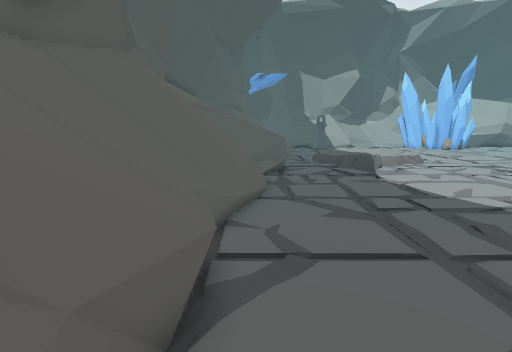
View 1 (above)

24 first-person views from a walk through a 3-D level made in the Unity game engine. The camera is 1.3 m above the floor, tilts 10° down and sees 85° across. The floor is counted in squares, 0.5 m on a side. Each view is taken from the middle of a square. On the plan, view 1 faces up. The plan holds only what a view shows up to about 19 squares ahead; the rest is blank. The place goes on beyond the plan.

View 2
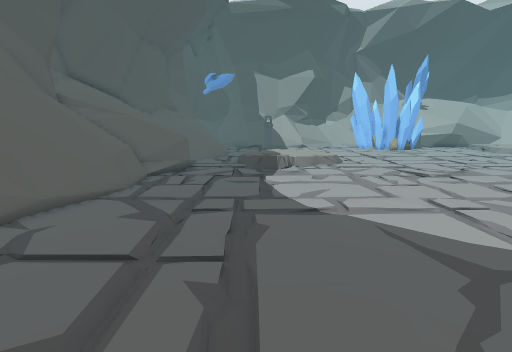

View 3
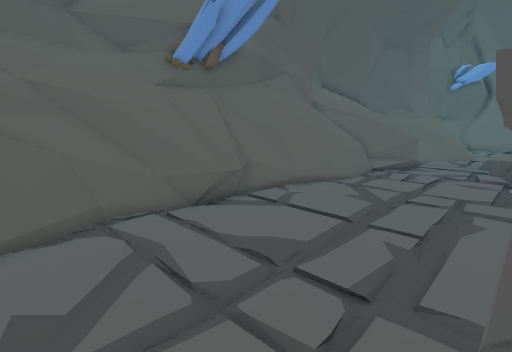

View 4
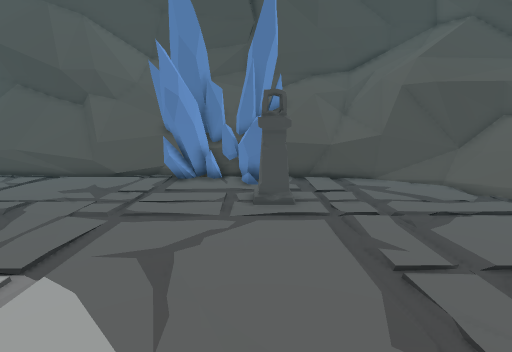

View 5
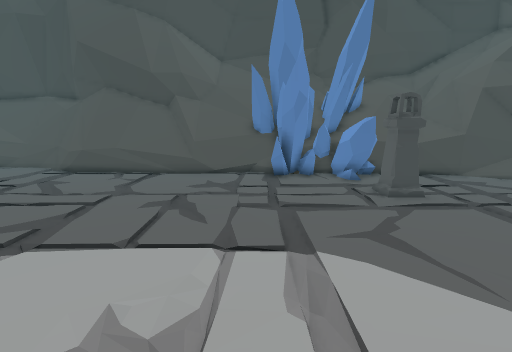

View 6
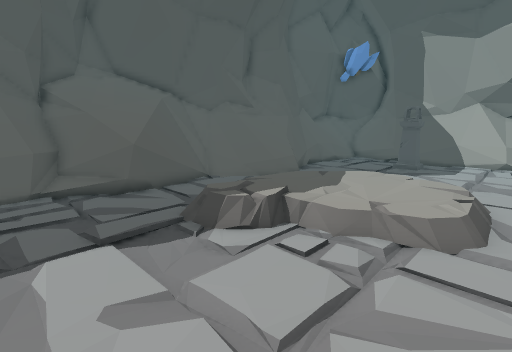

View 7
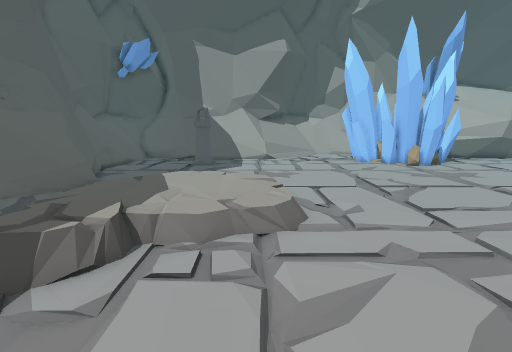

View 8
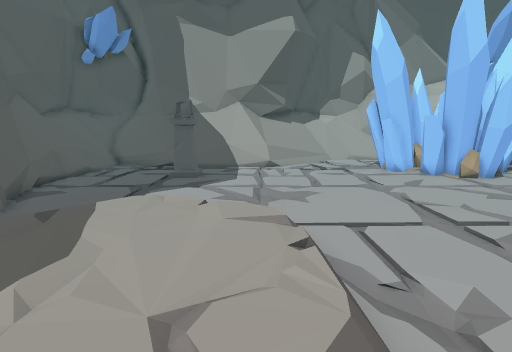

View 9
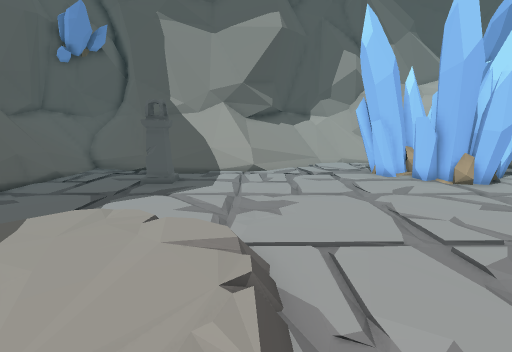

View 10
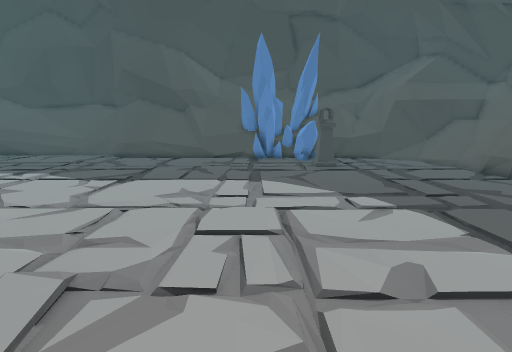

View 11
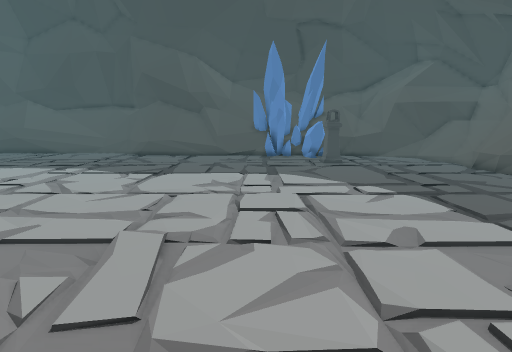

View 12
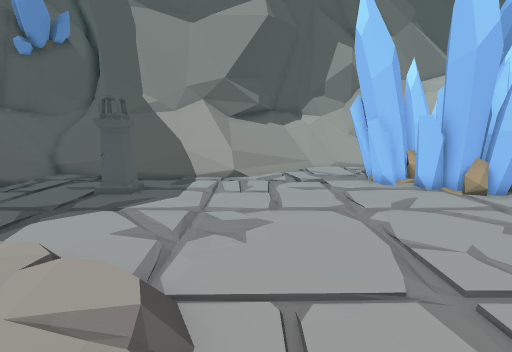

View 13
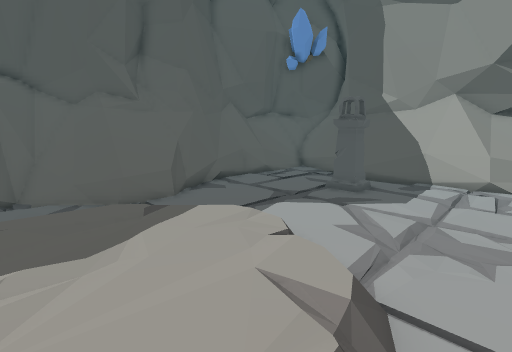

View 14
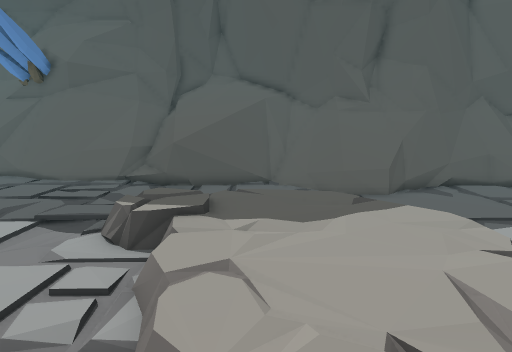

View 15
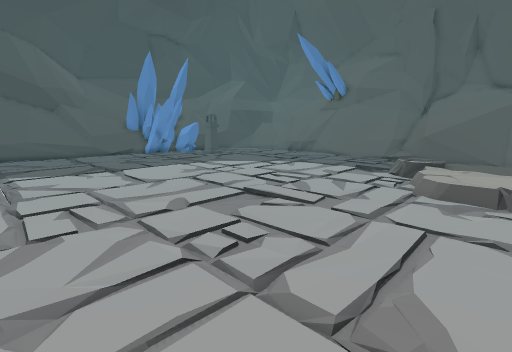

View 16
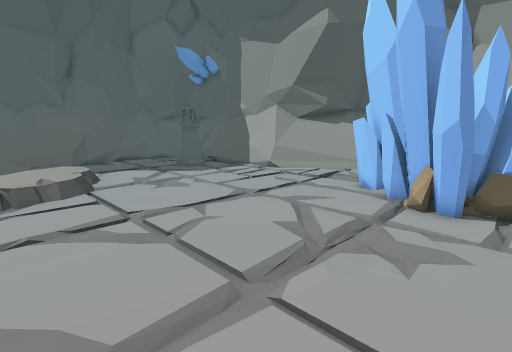

View 17
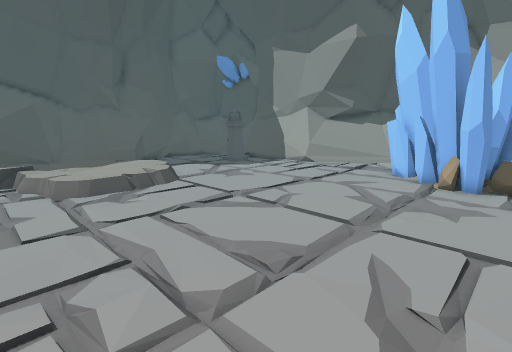

View 18
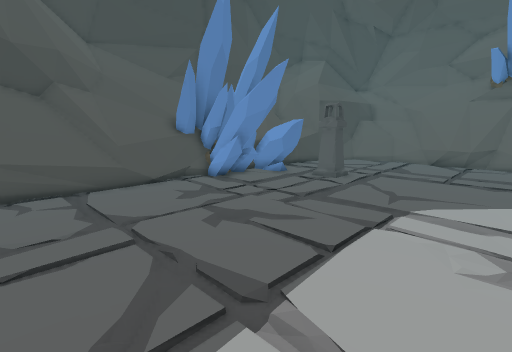

View 19
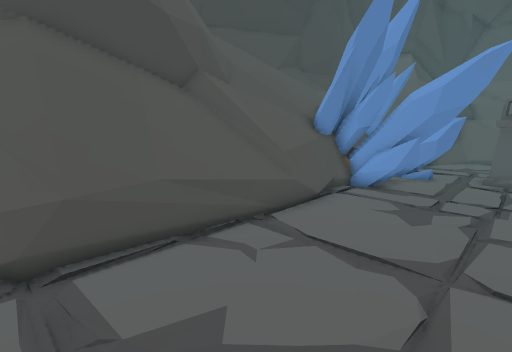

View 20
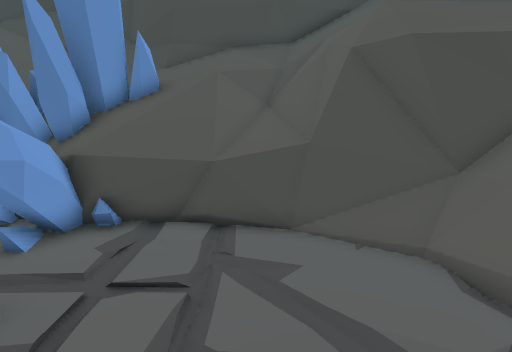

View 21
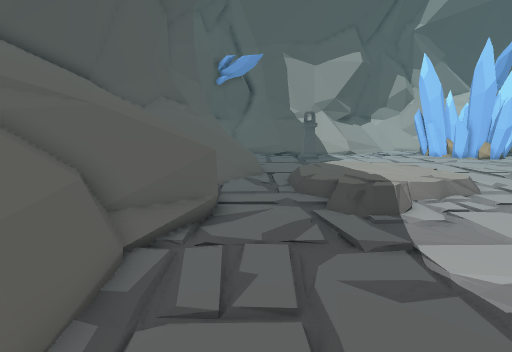

View 22
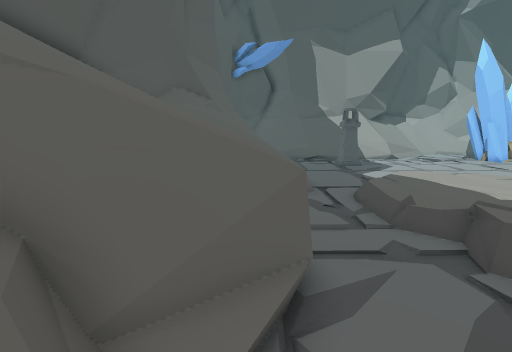

View 23
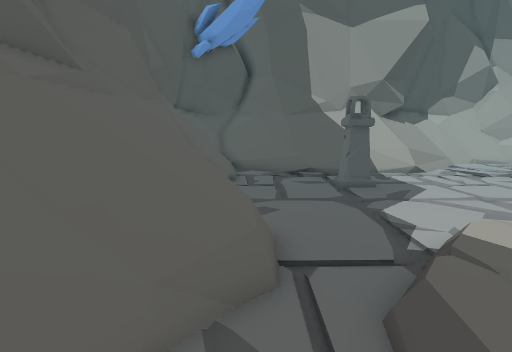

View 24
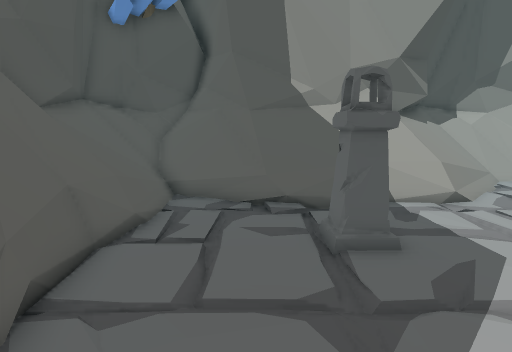

### Floor plan
Key: @ floor where view 1 was taken; # wall or solid block; x gap in a wall; . main floor; : floor 0.25 m higher than the main floor; / step, stairs or slope; = window, fence, low wall or low ledge; ^ raised ledge; O other object.
Columns run from 3 left of view 1 to 24 right of it. Each row starts with its distance up from view 1.
 39   #####       ###  :...=
 38   ##^####  ####OOO:....
 37   #OO=^########O=......  OOO
 36   #OO#==#^#^====#...... O
 35  ##OO....=##........... O
 34   ##=#..................
 33   ##^#....OO............
 32   ##^ ....OO............OOO.
 31   ##=.......................
 30   ##^.......................
 29 ####==......................
 28 #=#/#=......................
 27 ##=///......................
 26 ##/////....::...............
 25 ##/////...:   :.............
 24 ///////..:     :............
 23 //////..:      :............
 22 /////...:      :............
 21 ^  =#...:      :...........
 20 ^^=#=...:     :............
 19 ^^^#=....  O................
 18 ^^^^#=...  O................
 17 ^^^^==......................
 16 ^##==.......................
 15 ^^^x........................
 14 ^^^=........................
 13 ^^^^........................
 12 ^^^=........................
 11 ^^#=........................
 10 ##^#........................
  9 #==.........................
  8 ^^#....................... .
  7 ^^..........................
  6 ^#=.........................
  5 ^^^.........................
  4 ^^^.........................
  3 ^#=.........................
  2 #^=.........................
  1 ^=........OO................
  0 ^^.@......OO...............
 -1 ^^:......... .OO............
 -2 ^^x...........OO............
 -3 ^##=#........OOO............
 -4 #####====^^OOOOO............
 -5    ##^^^^^OOO^OO=====^^^====
 -6     ##^#^^OOOOOO#^^^^^^^####
 -7      ###  OOOOO ## ^^^######

Positions as (right, up) in squares from view 1, and headings:
1: (0, 0), facing up
2: (6, 0), facing up
3: (7, -2), facing up-left
4: (8, 10), facing down
5: (13, 11), facing down
6: (13, 13), facing up-left
7: (11, 13), facing up
8: (11, 18), facing up
9: (12, 19), facing up
10: (12, 19), facing down
11: (13, 21), facing down
12: (13, 21), facing up
13: (13, 21), facing up-left
14: (14, 21), facing left
15: (24, 23), facing down-left
16: (24, 22), facing up-left
17: (24, 18), facing up-left
18: (21, 8), facing down-left
19: (24, 1), facing down-left
20: (3, 3), facing down
21: (3, 9), facing up
22: (1, 13), facing up
23: (3, 20), facing up
24: (5, 26), facing up
